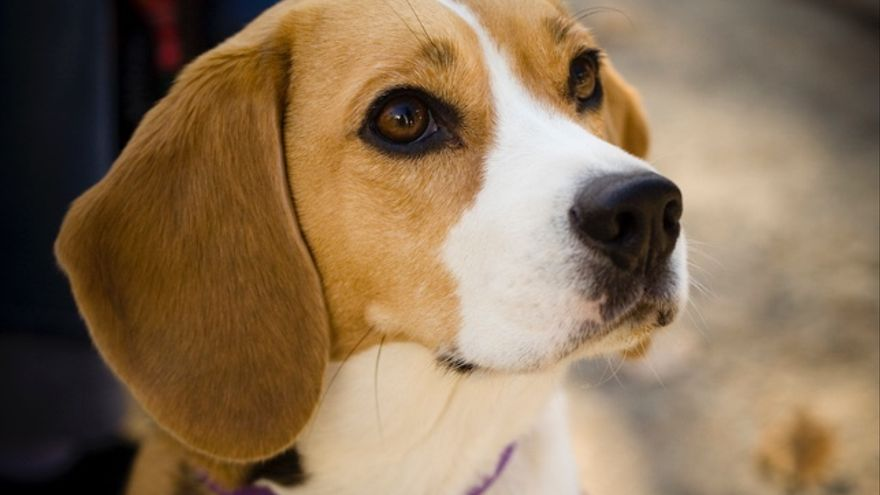
#> input picture resources/perro_color.jpg, 880 x 495 px
$ jupyter execute perro_rgb_gray.ipynb
#> lines starting #> are read from the running program, lines starting #| are printed output that depends on the picture
[cell 1]
from PIL import Image
import os

[cell 2]
sep = os.sep

[cell 3]
foto_perro = Image.open('..' + sep + 'resources' + sep + 'perro_color.jpg')
#> foto_perro is the input picture: PIL image 880x495 RGB; mean R, G, B 136.4, 112.5, 85.3

[cell 4]
foto_perro

[cell 5]
foto_perro_gray = foto_perro.convert(mode='L')
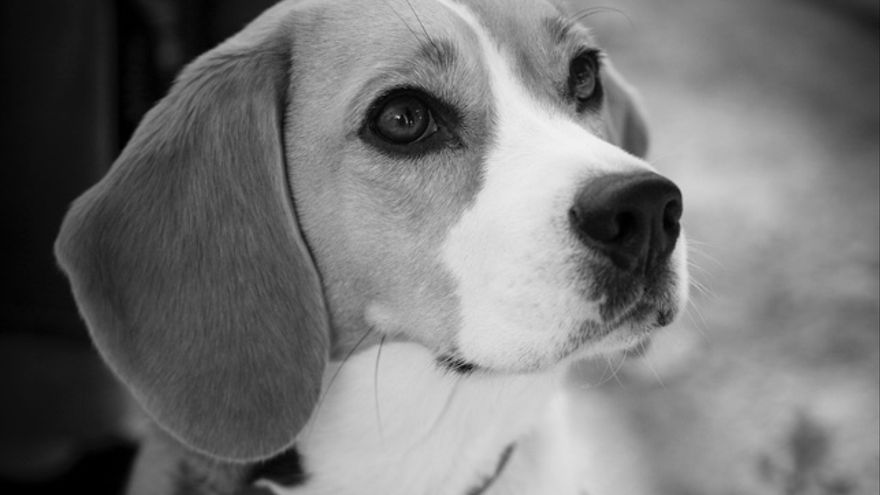
#> foto_perro_gray: PIL image 880x495 L; min 0, max 243, mean 116.5


$ run again, with resources/data_augmentation.jpg copied over resources/perro_color.jpg
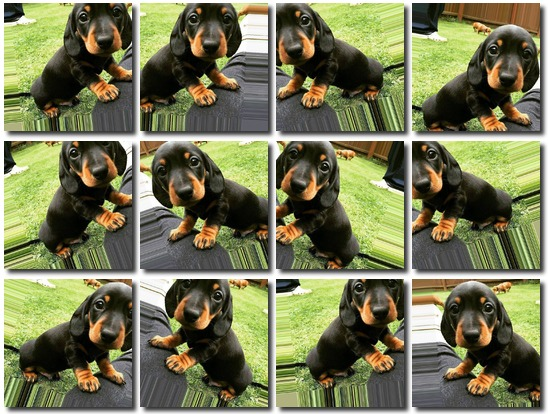
#> input picture resources/data_augmentation.jpg, 548 x 414 px
#> foto_perro is the input picture: PIL image 548x414 RGB; mean R, G, B 118.5, 120.4, 86
#> `foto_perro_gray = foto_perro.convert(mode='L')`:
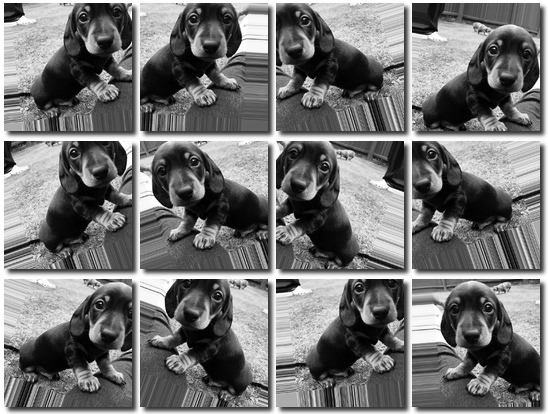
#> foto_perro_gray: PIL image 548x414 L; min 0, max 255, mean 115.9
